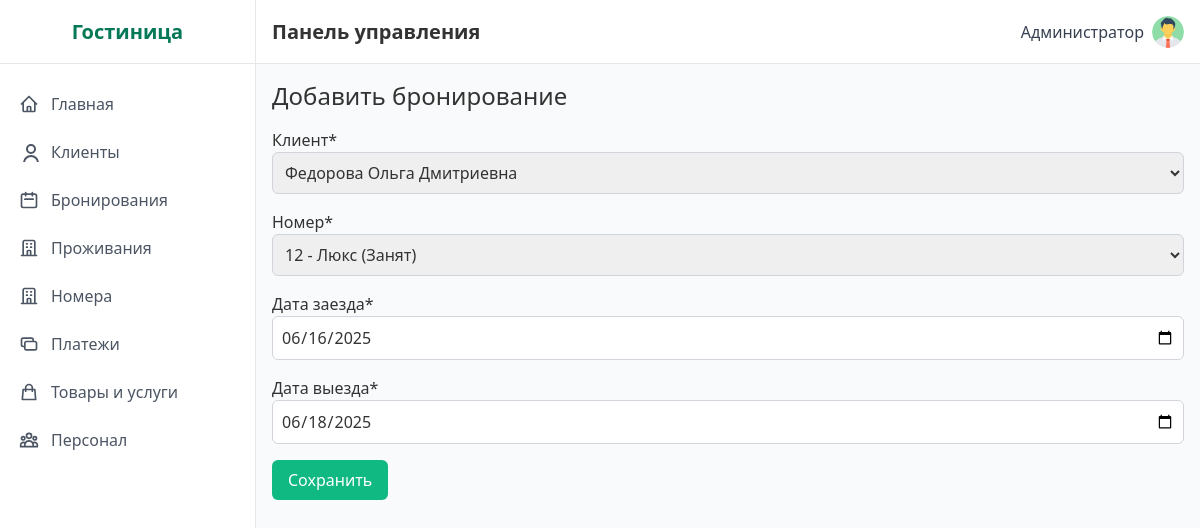
The app's page /bookings/6/edit/ (signed in) with its own data.
### hotel/models.py (models this page shows, shortened)
class Booking(models.Model):
    BOOKING_STATUS_CHOICES = [
        ('Новый', 'Новый'),
        ('Подтвержден', 'Подтвержден'),
        ('Оплачен', 'Оплачен'),
        ('Отменен', 'Отменен'),
        ('Завершен', 'Завершен'),
    ]
    client = models.ForeignKey(Client, on_delete=models.CASCADE, verbose_name='Клиент', related_name='bookings')
    room = models.ForeignKey(Room, on_delete=models.CASCADE, verbose_name='Номер', related_name='bookings')
    checkin_date = models.DateField('Дата заезда')
    checkout_date = models.DateField('Дата выезда')
    total_price = models.DecimalField('Общая стоимость', max_digits=10, decimal_places=2, blank=True, null=True)
    status = models.CharField('Статус бронирования', max_length=50, choices=BOOKING_STATUS_CHOICES, default='Новый')
    created_at = models.DateTimeField('Дата создания', auto_now_add=True)
    updated_at = models.DateTimeField('Дата обновления', auto_now=True)
    class Meta:
        verbose_name = 'Бронирование'
        verbose_name_plural = 'Бронирования'
        ordering = ['-created_at']

### hotel/views.py (the view)
# urls.py: path('bookings/<int:pk>/edit/', views.BookingUpdateView.as_view(), name='booking_edit'),
class BookingUpdateView(ProtectedView, UpdateView):
    model = Booking
    form_class = BookingForm
    template_name = 'hotel/booking_form.html'
    success_url = reverse_lazy('booking_list')

### hotel/forms.py (shortened to what this page needs)
class BookingForm(forms.ModelForm):
    class Meta:
        model = Booking
        fields = ['client', 'room', 'checkin_date', 'checkout_date']
        widgets = {
            'client': forms.Select(attrs=DEFAULT_SELECT),
            'room': forms.Select(attrs=DEFAULT_SELECT),
            'checkin_date': forms.DateInput(
                attrs=DEFAULT_DATE_INPUT,
                format='%Y-%m-%d'
            ),
            'checkout_date': forms.DateInput(
                attrs=DEFAULT_DATE_INPUT,
                format='%Y-%m-%d'
            ),
        }

### hotel/models.py (called while the page is built)
    def __str__(self):
        return f"{self.last_name} {self.first_name} {self.middle_name}"

    def __str__(self):
        return f"{self.room_number} - {self.room_type.name} ({self.status})"

### templates/hotel/booking_form.html (shortened to what this page needs)
{% extends 'base.html' %}
{% load crispy_forms_tags %}
{% block content %}
  <h2 class="text-2xl mb-4">Добавить бронирование</h2>
  <form method="post" class="space-y-4">
    {{ form|crispy }}
    <button type="submit" class="btn-primary">Сохранить</button>
  </form>
{% endblock %}

### templates/base.html (shortened to what this page needs)
{% load static %}
<!DOCTYPE html>
<html lang="ru">
<head>
  <link href="https://cdnjs.cloudflare.com/ajax/libs/tailwindcss/2.2.19/tailwind.min.css" rel="stylesheet">
  <link href="{% static 'css/style.css' %}" rel="stylesheet">
</head>
<body class="flex h-screen bg-gray-50">
  {% if request.user.is_authenticated %}
<div class="sidebar w-64 flex-shrink-0 hidden md:block" id="sidebar">
  <div class="sidebar-brand flex items-center justify-center h-16 border-b border-gray-200">
    <h2 class="text-xl font-semibold text-green-700">Гостиница</h2>
  </div>
  <div class="py-4">
    <a href="{% url 'dashboard' %}"
       class="sidebar-link {% if request.resolver_match.url_name == 'dashboard' %}active{% endif %}">
      <span class="flex items-center">
        <svg class="w-5 h-5 mr-3" fill="none" stroke="currentColor" viewBox="0 0 24 24">
          <path stroke-linecap="round" stroke-linejoin="round" stroke-width="2"
                d="M3 12l2-2m0 0l7-7 7 7M5 10v10a1 1 0 001 1h3m10-11l2 2m-2-2v10a1 1 0
                   01-1 1h-3m-6 0a1 1 0 001-1v-4a1 1 0 011-1h2a1 1 0 011 1v4a1 1 0
                   001 1m-6 0h6"/>
        </svg>
        Главная
      </span>
    </a>
    <a href="{% url 'client_list' %}"
       class="sidebar-link {% if request.resolver_match.url_name == 'client_list' %}active{% endif %}">
      <span class="flex items-center">
        <svg class="w-5 h-5 mr-3" fill="none" stroke="currentColor" viewBox="0 0 24 24 desalination">
          <path stroke-linecap="round" stroke-linejoin="round" stroke-width="2"
                d="M16 7a4 4 0 11-8 0 4 4 0 018 0zM12 14a7 7 0
                   00-7 7h14a7 7 0 00-7-7z"/>
        </svg>
        Клиенты
      </span>
    </a>
    <a href="{% url 'booking_list' %}"
       class="sidebar-link {% if request.resolver_match.url_name == 'booking_list' %}active{% endif %}">
      <span class="flex items-center">
        <svg class="w-5 h-5 mr-3" fill="none" stroke="currentColor" viewBox="0 0 24 24">
          <path stroke-linecap="round" stroke-linejoin="round" stroke-width="2"
                d="M8 7V3m8 4V3m-9 8h10M5 21h14a2
                   2 0 002-2V7a2 2 0 00-2-2H5a2 2 0
                   00-2 2v12a2 2 0 002 2z"/>
        </svg>
        Бронирования
      </span>
    </a>
    <a href="{% url 'accommodation_list' %}"
       class="sidebar-link {% if request.resolver_match.url_name == 'accommodation_list' %}active{% endif %}">
      <span class="flex items-center">
        <svg class="w-5 h-5 mr-3" fill="none" stroke="currentColor" viewBox="0 0 24 24">
          <path stroke-linecap="round" stroke-linejoin="round" stroke-width="2"
                d="M19 21V5a2 2 0 00-2-2H7a2 2 0
                   00-2 2v16m14 0h2m-2 0h-5m-9 0H3m2
                   0h5M9 7h1m-1 4h1m4-4h1m-1
                   4h1m-5 10v-5a1 1 0 011-1h2a1
                   1 0 011 1v5m-4 0h4"/>
        </svg>
        Проживания
      </span>
    </a>
    <a href="{% url 'room_list' %}"
       class="sidebar-link {% if request.resolver_match.url_name == 'room_list' %}active{% endif %}">
      <span class="flex items-center">
        <svg class="w-5 h-5 mr-3" fill="none" stroke="currentColor" viewBox="0 0 24 24">
          <path stroke-linecap="round" stroke-linejoin="round" stroke-width="2"
                d="M19 21V5a2 2 0 00-2-2H7a2 2 0
                   00-2 2v16m14 0h2m-2 0h-5m-9 0H3m2
                   0h5M9 7h1m-1 4h1m4-4h1m-1
                   4h1m-5 10v-5a1 1 0 011-1h2a1
                   1 0 011 1v5m-4 0h4"/>
        </svg>
        Номера
      </span>
    </a>
    <a href="{% url 'payment_list' %}"
       class="sidebar-link {% if request.resolver_match.url_name == 'payment_list' %}active{% endif %}">
      <span class="flex items-center">
        <svg class="w-5 h-5 mr-3" fill="none" stroke="currentColor" viewBox="0 0 24 24">
          <path stroke-linecap="round" stroke-linejoin="round" stroke-width="2"
                d="M17 9V7a2 2 0 00-2-2H5a2
                   2 0 00-2 2v6a2 2 0 002 2h2m2
                   4h10a2 2 0 002-2v-6a2 2 0
                   00-2-2H9a2 2 0 00-2 2v6a2
                   2 0 002 2z"/>
        </svg>
        Платежи
      </span>
    </a>
    <a href="{% url 'inventory_orders' %}"
       class="sidebar-link {% if request.resolver_match.url_name == 'inventory_orders' %}active{% endif %}">
      <span class="flex items-center">
        <svg class="w-5 h-5 mr-3" fill="none" stroke="currentColor" viewBox="0 0 24 24">
          <path stroke-linecap="round" stroke-linejoin="round" stroke-width="2"
                d="M16 11V7a4 4 0 00-8 0v4M5
                   9h14l1 12H4L5 9z"/>
        </svg>
        Товары и услуги
      </span>
    </a>
    <a href="{% url 'employee_list' %}"
       class="sidebar-link {% if request.resolver_match.url_name == 'employee_list' %}active{% endif %}">
      <span class="flex items-center">
        Персонал
      </span>
    </a>
  </div>
</div>
{% endif %}
    <div class="flex-1 flex flex-col overflow-hidden">
        <header class="header flex items-center justify-between h-16 px-4 border-b border-gray-200">
            <div class="flex items-center">
                <h1 class="text-xl font-semibold">Панель управления</h1>
            </div>
            <div class="flex items-center space-x-4">
{% if request.user.is_authenticated %}
<div class="relative inline-block text-left">
  <button id="userMenuButton"
          class="flex items-center space-x-2 focus:outline-none">
    <span class="text-gray-700">
      {{ request.user.get_full_name|default:request.user.username }}
    </span>
    <img src="{{ request.user.profile.avatar_url|default:'/static/images/default-avatar.png' }}"
         alt="Аватар"
         class="w-8 h-8 rounded-full object-cover">
  </button>
</div>
{% endif %}
</div>
        </header>
        <main class="flex-1 overflow-y-auto p-4 bg-gray-50">
            {% block content %}{% endblock %}
        </main>
    </div>
</body>
</html>

### static/css/style.css (style rules this page uses)
:root { --primary-green: #10b981; --dark-green: #047857; --light-green: #a7f3d0; --bg-green: #ecfdf5; --border-gray: #e5e7eb; }
body { font-family: 'Segoe UI', Tahoma, Geneva, Verdana, sans-serif; background-color: var(--bg-green); color: #333; }
.sidebar { background-color: white; border-right: 1px solid var(--border-gray); }
.sidebar > div:first-child { border-bottom: 1px solid var(--border-gray); }
.sidebar-link { display: block; padding: 0.75rem 1rem; color: #4b5563; border-left: 3px solid transparent; transition: background-color .2s, border-color .2s; }
.sidebar .sidebar-brand { width: 100%; border-bottom: 1px solid var(--border-gray); }
.header { background-color: white; border-bottom: 1px solid var(--border-gray); box-shadow: 0 1px 3px rgba(0,0,0,0.05); }
.btn-primary { background-color: var(--primary-green); color: white; padding: 0.5rem 1rem; border-radius: 0.375rem; font-weight: 500; transition: background-color .2s; display: inline-block; text-decoration: none; }
input[type="text"], input[type="email"], input[type="date"], input[type="number"], select, textarea { border: 1px solid #d1d5db; border-radius: 0.375rem; padding: 0.5rem; width: 100%; font-size: 1rem; transition: border-color .2s; }
.mb-4 { margin-bottom: 1rem !important; }
.rounded { border-radius: 0.375rem !important; }

### records on screen
Booking: client "Федорова Ольга Дмитриевна", room "12 - Люкс (Занят)", checkin_date "06/16/2025", checkout_date "06/18/2025"

### other values on screen
{{ request.user.get_full_name|default:request.user.username }} "Администратор"
